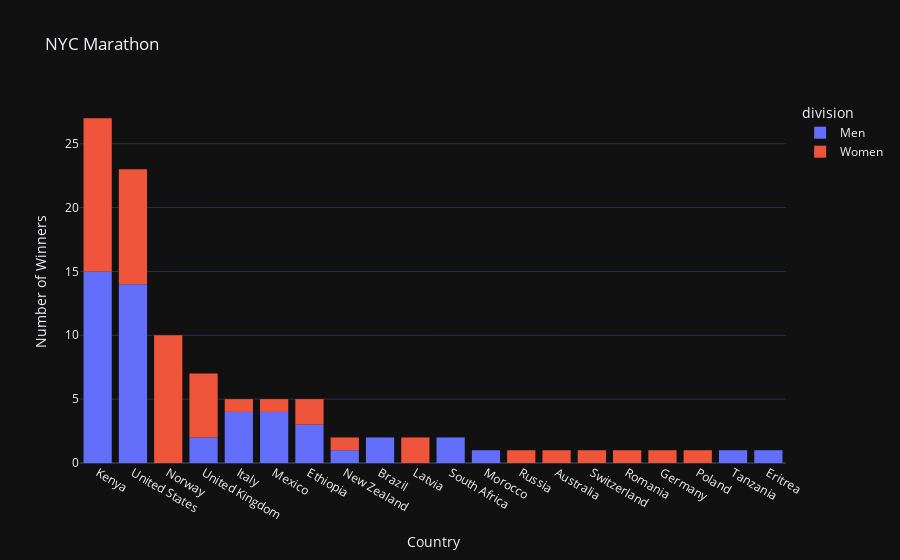

This figure's notebook cell:
### Code cell
plot1 = px.histogram(nyc_marathon, x = 'country', 
             color = 'division',
             title = 'NYC Marathon',
             category_orders={'country': nyc_marathon['country'].value_counts().index},
             template='plotly_dark',
             labels = {'country':'Country', 'count': 'Number of Winners'},
            )
plot1.update_yaxes(title_text='Number of Winners')

### Figure 1 — Plotly figure (JSON) as saved in the notebook; plotly's stock layout.template omitted (floating-point values rounded to 4 significant figures)
{"data": [{"alignmentgroup": "True", "bingroup": "x", "hovertemplate": "division=Men<br>Country=%{x}<br>count=%{y}<extra></extra>", "legendgroup": "Men", "marker": {"color": "#636efa", "pattern": {"shape": ""}}, "name": "Men", "offsetgroup": "Men", "orientation": "v", "showlegend": true, "type": "histogram", "x": ["United States", "United States", "United States", "United States", "United States", "United States", "United States", "United States", "United States", "United States", "United States", "United States", "United States", "New Zealand", "Italy", "Italy", "Italy", "Kenya", "United Kingdom", "Tanzania", "Kenya", "Mexico", "South Africa", "Mexico", "Mexico", "Mexico", "Italy", "Kenya", "Kenya", "Kenya", "Morocco", "Ethiopia", "Kenya", "Kenya", "South Africa", "Kenya", "Brazil", "Kenya", "Brazil", "United States", "Ethiopia", "Kenya", null, "Kenya", "Kenya", "Kenya", "Eritrea", "Kenya", "Ethiopia", "Kenya", "United Kingdom"], "xaxis": "x", "yaxis": "y"}, {"alignmentgroup": "True", "bingroup": "x", "hovertemplate": "division=Women<br>Country=%{x}<br>count=%{y}<extra></extra>", "legendgroup": "Women", "marker": {"color": "#EF553B", "pattern": {"shape": ""}}, "name": "Women", "offsetgroup": "Women", "orientation": "v", "showlegend": true, "type": "histogram", "x": [null, "United States", "United States", "United States", "United States", "United States", "United States", "United States", "Norway", "Norway", "Norway", "New Zealand", "Norway", "Norway", "Norway", "Norway", "Norway", "United Kingdom", "Norway", "Norway", "Poland", "United Kingdom", "Australia", "Germany", "Kenya", "Kenya", "Romania", "Switzerland", "Italy", "Mexico", "Russia", "Kenya", "Kenya", "Kenya", "United Kingdom", "Latvia", "Latvia", "United Kingdom", "United Kingdom", "Ethiopia", "Kenya", "Ethiopia", null, "Kenya", "Kenya", "Kenya", "Kenya", "United States", "Kenya", "Kenya", "United States"], "xaxis": "x", "yaxis": "y"}], "layout": {"barmode": "relative", "legend": {"title": {"text": "division"}, "tracegroupgap": 0}, "title": {"text": "NYC Marathon"}, "xaxis": {"anchor": "y", "categoryarray": ["Kenya", "United States", "Norway", "United Kingdom", "Italy", "Mexico", "Ethiopia", "New Zealand", "Brazil", "Latvia", "South Africa", "Morocco", "Russia", "Australia", "Switzerland", "Romania", "Germany", "Poland", "Tanzania", "Eritrea"], "categoryorder": "array", "domain": [0, 1], "title": {"text": "Country"}}, "yaxis": {"anchor": "x", "domain": [0, 1], "title": {"text": "Number of Winners"}}}}
